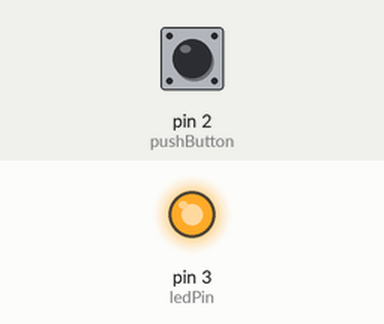
This sketch was run on a simulated Arduino Uno, built with avr-gcc and run on an emulated ATmega328P. Shown: output pins drawn as LEDs (lit = HIGH). The inputs (shaded band) are chosen by the test bench; at power-on: pin 2 (pushButton) LOW.

Above: at 1.2 s.
1.3 s: pin 2 (pushButton) pulled HIGH for 0.15 s
At 1.37 s:
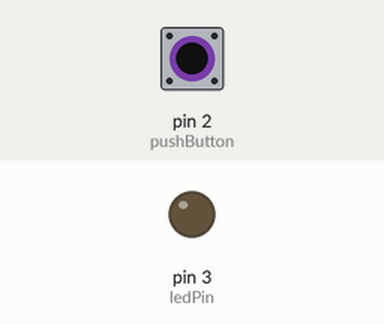
2.9 s: pin 2 (pushButton) pulled HIGH for 3.2 s
At 7.1 s:
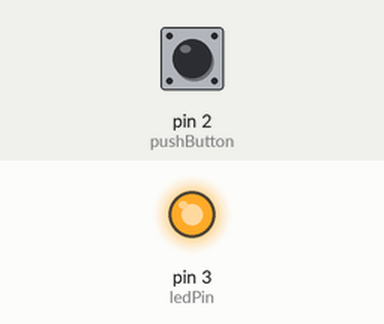
Timing chart, 0 to 8.6 s (numbered marks = the images above; inputs shaded):
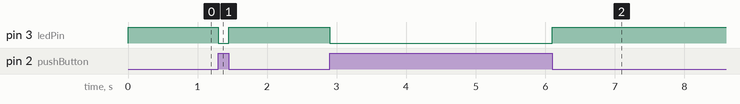

The sketch:

251001.ino
```cpp
  const int pushButton = 2; // the number of the pushbutton pin
  const int ledPin = 3;     // the number of the LED pin

  // variables will change:
  int buttonState = 0; // variable for reading the pushbutton status

void setup() {
  // put your setup code here, to run once:
  /*pinMode(9, OUTPUT);
  pinMode(10, OUTPUT);
  pinMode(11, OUTPUT);*/


  pinMode(3, OUTPUT);
  pinMode(2, INPUT);
}

void loop() {
  // put your main code here, to run repeatedly:

  //greem
  /*digitalWrite(11, LOW);
  digitalWrite(10, HIGH);
  digitalWrite(9, HIGH);
  delay(5000);

  digitalWrite(11, LOW);
  digitalWrite(10, HIGH);
  digitalWrite(9, LOW);
  delay(1000);

  digitalWrite(11, HIGH);
  digitalWrite(10, HIGH);
  digitalWrite(9, LOW);
  delay(8000);*/

  // read the state of the pushbutton value:
  buttonState = digitalRead(pushButton);

  // check if the pushbutton is pressed. If it is, the buttonState is HIGH:
  if (buttonState == HIGH) {
    // turn LED on:
    digitalWrite(ledPin, LOW);
  } else {
    // turn LED off:
    digitalWrite(ledPin, HIGH);
    }
}
```

Measured:
- after the input at 1.3 s, pin 3 (ledPin): HIGH → LOW at once, → HIGH 0.15 s later
- after the input at 2.9 s, pin 3 (ledPin): HIGH → LOW at once, → HIGH 3.2 s later
